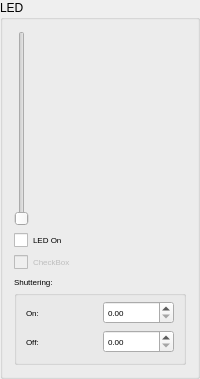
    <widget class="QGroupBox" name="LED">
     <property name="title">
      <string>LED</string>
     </property>
     <layout class="QGridLayout" name="gridLayout_5">
      <item row="3" column="0" colspan="2">
       <widget class="QGroupBox" name="groupBox_shutteringLED">
        <property name="font">
         <font>
          <pointsize>6</pointsize>
         </font>
        </property>
        <property name="title">
         <string>Shuttering:</string>
        </property>
        <layout class="QGridLayout" name="gridLayout_10">
         <item row="0" column="0">
          <widget class="QLabel" name="label_9">
           <property name="font">
            <font>
             <pointsize>6</pointsize>
            </font>
           </property>
           <property name="text">
            <string>On:</string>
           </property>
          </widget>
         </item>
         <item row="0" column="1">
          <widget class="QDoubleSpinBox" name="doubleSpinBox_onLED">
           <property name="font">
            <font>
             <pointsize>6</pointsize>
            </font>
           </property>
          </widget>
         </item>
         <item row="1" column="0">
          <widget class="QLabel" name="label_10">
           <property name="font">
            <font>
             <pointsize>6</pointsize>
            </font>
           </property>
           <property name="text">
            <string>Off:</string>
           </property>
          </widget>
         </item>
         <item row="1" column="1">
          <widget class="QDoubleSpinBox" name="doubleSpinBox_offLED">
           <property name="font">
            <font>
             <pointsize>6</pointsize>
            </font>
           </property>
          </widget>
         </item>
        </layout>
       </widget>
      </item>
      <item row="1" column="0">
       <widget class="QCheckBox" name="OnLED">
        <property name="font">
         <font>
          <pointsize>6</pointsize>
         </font>
        </property>
        <property name="text">
         <string>LED On</string>
        </property>
       </widget>
      </item>
      <item row="2" column="0">
       <widget class="QCheckBox" name="checkBox_LED">
        <property name="enabled">
         <bool>false</bool>
        </property>
        <property name="font">
         <font>
          <pointsize>6</pointsize>
         </font>
        </property>
        <property name="text">
         <string>CheckBox</string>
        </property>
       </widget>
      </item>
      <item row="0" column="0">
       <widget class="QSlider" name="SliderLED">
        <property name="minimumSize">
         <size>
          <width>0</width>
          <height>195</height>
         </size>
        </property>
        <property name="maximumSize">
         <size>
          <width>16777215</width>
          <height>195</height>
         </size>
        </property>
        <property name="orientation">
         <enum>Qt::Vertical</enum>
        </property>
       </widget>
      </item>
     </layout>
    </widget>
